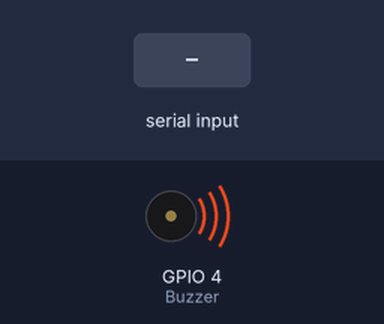
The sketch below on a simulated ESP32. Shown: buzzer (waves = sounding, pin HIGH). Inputs (shaded band) come from the test bench. What the sketch prints to the serial monitor is not drawn.

Above: at 0.1 s.
At 1.8 s:
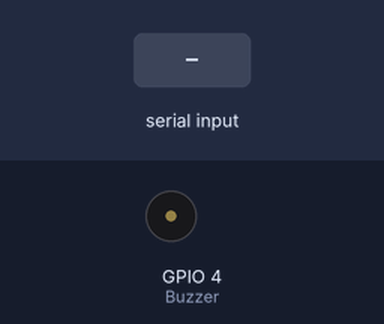
1.9 s: "$GPGSV\n" received over the second serial link
3.4 s: "$GPGSV90\n" received over the second serial link
Timing chart, 0 to 6.4 s (numbered marks = the images above; inputs shaded):
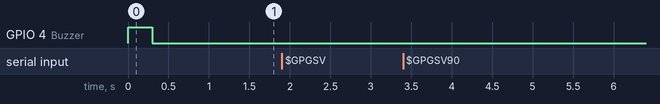

Measured:
- after the input at 1.9 s, every drawn part: stays the same
- after the input at 3.4 s, every drawn part: stays the same

The sketch:

GPS_JamDetection.ino
```cpp
#include <HardwareSerial.h>

#define RXD 22
#define TXD 21
#define Buzzer 4

HardwareSerial GPS(2);

String gpsData = "";
int Receive_GPS_Name[20];
int Receive_GPS_SNR[20];
int SatellitesIndex = 0;
int CounterGPSRecevie = 0;

int SumOfSNR = 0;
float NowAverageSNR = 0.0, LastAverageSNR = 0.0;

//===========================================
void setup() {
  Serial.begin(115200);
  GPS.begin(9600, SERIAL_8N1, RXD, TXD);  // Pin 16 RX, Pin 17 TX for example
  pinMode(Buzzer, OUTPUT);
  digitalWrite(Buzzer, LOW);
  Serial.println("GPS Start");

  digitalWrite(Buzzer, HIGH);
  delay(300);
  digitalWrite(Buzzer, LOW);
  delay(300);
}

/*
void loop() {
  // Read incoming data from the GPS module
  while (GPS.available()) {
    Serial.print(char(GPS.read()));
  }
}
*/

void loop() {
  while (GPS.available()) {
    char c = GPS.read();
    gpsData += c;  // Append incoming byte to gpsData string
    if (c == '\n') {
      gpsData.trim();  // Remove any leading/trailing spaces or newlines
      if (gpsData.startsWith("$GPGSV")) {
        //Serial.println(gpsData);

        // Split GPS data with ','
        int numFields = 0;
        String GPS_fields[60];  // Array to store split fields (max of 20 fields per sentence)
        char delimiter = ',';

        int startIdx = 0;
        for (int i = 0; i < gpsData.length(); i++) {
          if (gpsData[i] == delimiter) {
            GPS_fields[numFields++] = gpsData.substring(startIdx, i);
            startIdx = i + 1;
          }
        }
        GPS_fields[numFields++] = gpsData.substring(startIdx);

        // Extracting values from the GPGSV sentence
        int messageCount = GPS_fields[1].toInt();     // Number of messages in this sentence
        int messageNum = GPS_fields[2].toInt();       // Message number in this sentence
        int totalSatellites = GPS_fields[3].toInt();  // Total number of satellites in view

        // -----------------------------------------------------------------------------------------------------
        // Extract and display satellite data (4 fields per satellite)
        int numberOfSatellites = (numFields - 4) / 4;  // Each satellite data takes 4 fields
        for (int i = 0; i < numberOfSatellites; i++) {
          int prn = GPS_fields[4 + i * 4].toInt();  // PRN (Satellite ID)
          int snr = GPS_fields[7 + i * 4].toInt();  // Signal-to-noise ratio (dB)

          Receive_GPS_Name[SatellitesIndex] = prn;
          Receive_GPS_SNR[SatellitesIndex] = snr;
          SatellitesIndex = SatellitesIndex + 1;
        }

        // show GPS SNR when a message count is final round
        if (messageCount == messageNum) {
          Serial.print(CounterGPSRecevie);
          Serial.print("\tIndex\t");
          for (int i = 0; i < SatellitesIndex; i++) {
            Serial.print(i);
            Serial.print("\t");
          }
          Serial.println();

          Serial.print(CounterGPSRecevie);
          Serial.print("\tPRN\t");
          for (int i = 0; i < SatellitesIndex; i++) {
            Serial.print(Receive_GPS_Name[i]);
            Serial.print("\t");
          }
          Serial.println();

          Serial.print(CounterGPSRecevie);
          Serial.print("\tSNR\t");
          for (int i = 0; i < SatellitesIndex; i++) {
            Serial.print(Receive_GPS_SNR[i]);
            Serial.print("\t");

            SumOfSNR = SumOfSNR + Receive_GPS_SNR[i];  // Sum ALL SNR
          }

          NowAverageSNR = SumOfSNR / float(totalSatellites);  // Calculate Average SNR
          float deltaAverageSNR = NowAverageSNR - LastAverageSNR;

          Serial.println();
          Serial.print("Sum Of SNR : ");
          Serial.println(SumOfSNR);
          Serial.print("satellites in view :");
          Serial.println(totalSatellites);
          Serial.print("Now Average SNR : ");
          Serial.println(NowAverageSNR);
          Serial.print("Last Average SNR : ");
          Serial.println(LastAverageSNR);
          Serial.print("Delta Average SNR : ");
          Serial.println(deltaAverageSNR);

          if ((deltaAverageSNR <= -2.0) && (deltaAverageSNR > -60.0)) {
            Serial.println("****** GPS Jam ******");
            digitalWrite(Buzzer, HIGH);
          } else {
            LastAverageSNR = NowAverageSNR;
            digitalWrite(Buzzer, LOW);
          }

          Serial.println("---------------------------------------------");
          Serial.println();

          // Clear parameter
          SatellitesIndex = 0;
          SumOfSNR = 0;
          CounterGPSRecevie++;
        }
      }
      gpsData = "";  // Reset gpsData for the next sentence
    }
  }
}
```
